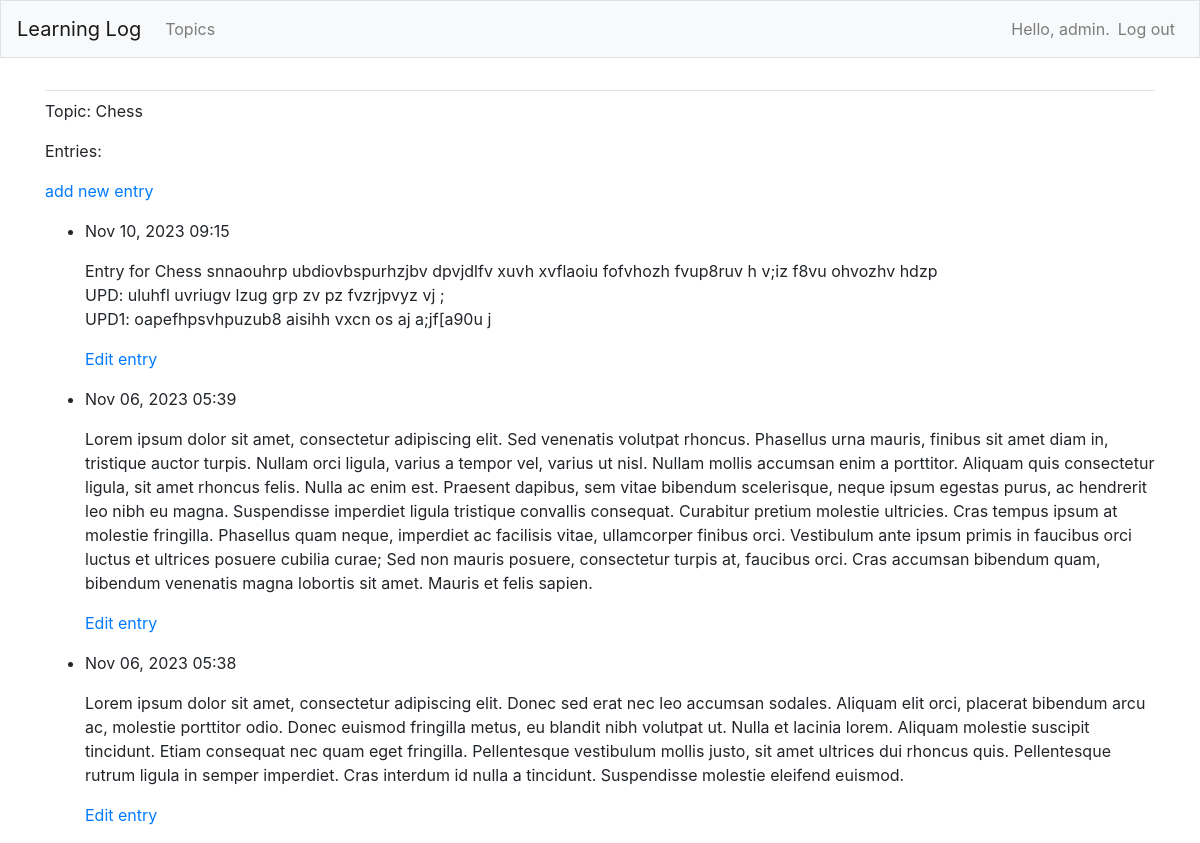
The page /topics/1/ (signed in) on the database its author committed.
### learning_logs/models.py (models this page shows, shortened)
class Topic(models.Model):
    text = models.CharField(max_length=200)
    date_added = models.DateTimeField(auto_now_add=True)
    owner = models.ForeignKey(User, on_delete=models.CASCADE)
    def __str__(self):
        return self.text

class Entry(models.Model):
    topic = models.ForeignKey(Topic, on_delete=models.CASCADE)
    text = models.TextField()
    date_added = models.DateTimeField(auto_now_add=True)
    class Meta:
        verbose_name_plural = 'entries'

### learning_logs/views.py (the view)
# urls.py: path('topics/<int:topic_id>/', views.topic, name='topic'),
@login_required
def topic(request, topic_id):
    topic = Topic.objects.get(id=topic_id)
    if topic.owner != request.user:
        raise Http404
    entries = topic.entry_set.order_by('-date_added')
    context = {'topic': topic, 'entries': entries}
    return render(request, 'learning_logs/topic.html', context)

### learning_logs/templates/learning_logs/topic.html
{% extends 'learning_logs/base.html' %}
{% block content %}
  <p>Topic: {{ topic }}</p>
  <p>Entries:</p>
  <p>
    <a href="{% url 'learning_logs:new_entry' topic.id %}">add new entry</a>
  </p>
  <ul>
  {% for entry in entries %}
    <li>
      <p>{{ entry.date_added|date:'M d, Y H:i' }}</p>
      <p>{{ entry.text|linebreaks }}</p>
      <p>
        <a href="{% url 'learning_logs:edit_entry' entry.id %}">Edit entry</a>
      </p>
    </li>
  {% empty %}
    <li>There are no entries for this topic yet ¯\_(ツ)_/¯</li>
  {% endfor %}
  </ul>
{% endblock content %}

### learning_logs/templates/learning_logs/base.html (shortened to what this page needs)
{% load bootstrap4 %}
<!doctype html>
<html lang="en">
<head>
	{% bootstrap_css %}
</head>
<body>
<nav class="navbar navbar-expand-md navbar-light bg-light mb-4 border">
	<a class="navbar-brand" href="{% url 'learning_logs:index' %}">
		Learning Log</a>
	<div class="collapse navbar-collapse" id="navbarCollapse">
		<ul class="navbar-nav mr-auto">
			<li class="nav-item">
				<a class="nav-link" href="{% url 'learning_logs:topics' %}">
					Topics</a></li>
		</ul>
		<ul class="navbar-nav ml-auto">
			{% if user.is_authenticated %}
				<li class="nav-item">
					<span class="navbar-text"> Hello, {{ user.username }}.</span>
				</li>
				<li class="nav-item">
					<a class="nav-link" href="{% url 'users:logout' %}">Log out</a>
				</li>
			{% else %}
				<li class="nav-item">
					<a class="nav-link" href="{% url 'users:register' %}">Register</a>
				</li>
				<li class="nav-item">
					<a class="nav-link" href="{% url 'users:login' %}">Log in</a></li>
			{% endif %}
		</ul>
	</div>
</nav>
<main role="main" class="container">
	<div class="pb-2 mb-2 border-bottom">
	</div>
	<div>
		{% block content %}{% endblock content %}
	</div>
</main>
</body>
</html>

### rows shown on the page
Topic: text "Chess"
Entry: date_added "Nov 10, 2023 09:15", text "Entry for Chess snnaouhrp ubdiovbspurhzjbv dpvjdlfv xuvh xvflaoiu fofvhozh fvup8ruv h v;iz f8vu ohvozhv hdzp UPD: uluhfl uvriugv lzug grp zv pz fvzrjpvyz vj ; UPD1: oapefhpsvhpuzub8 aisihh vxcn os aj a;jf[a90u j"
Entry: date_added "Nov 06, 2023 05:39", text "Lorem ipsum dolor sit amet, consectetur adipiscing elit. Sed venenatis volutpat rhoncus. Phasellus urna mauris, finibus sit amet diam in, tristique auctor turpis. Nullam orci ligula, varius a tempor vel, varius ut nisl. Nullam mollis accumsan enim a porttitor. Aliquam quis consectetur ligula, sit amet rhoncus felis. Nulla ac enim est. Praesent dapibus, sem vitae bibendum scelerisque, neque ipsum egestas purus, ac hendrerit leo nibh eu magna. Suspendisse imperdiet ligula tristique convallis consequat. Curabitur pretium molestie ultricies. Cras tempus ipsum at molestie fringilla. Phasellus quam neque, imperdiet ac facilisis vitae, ullamcorper finibus orci. Vestibulum ante ipsum primis in…"
Entry: date_added "Nov 06, 2023 05:38", text "Lorem ipsum dolor sit amet, consectetur adipiscing elit. Donec sed erat nec leo accumsan sodales. Aliquam elit orci, placerat bibendum arcu ac, molestie porttitor odio. Donec euismod fringilla metus, eu blandit nibh volutpat ut. Nulla et lacinia lorem. Aliquam molestie suscipit tincidunt. Etiam consequat nec quam eget fringilla. Pellentesque vestibulum mollis justo, sit amet ultrices dui rhoncus quis. Pellentesque rutrum ligula in semper imperdiet. Cras interdum id nulla a tincidunt. Suspendisse molestie eleifend euismod."

### other values the page prints
{{ user.username }} "admin"
